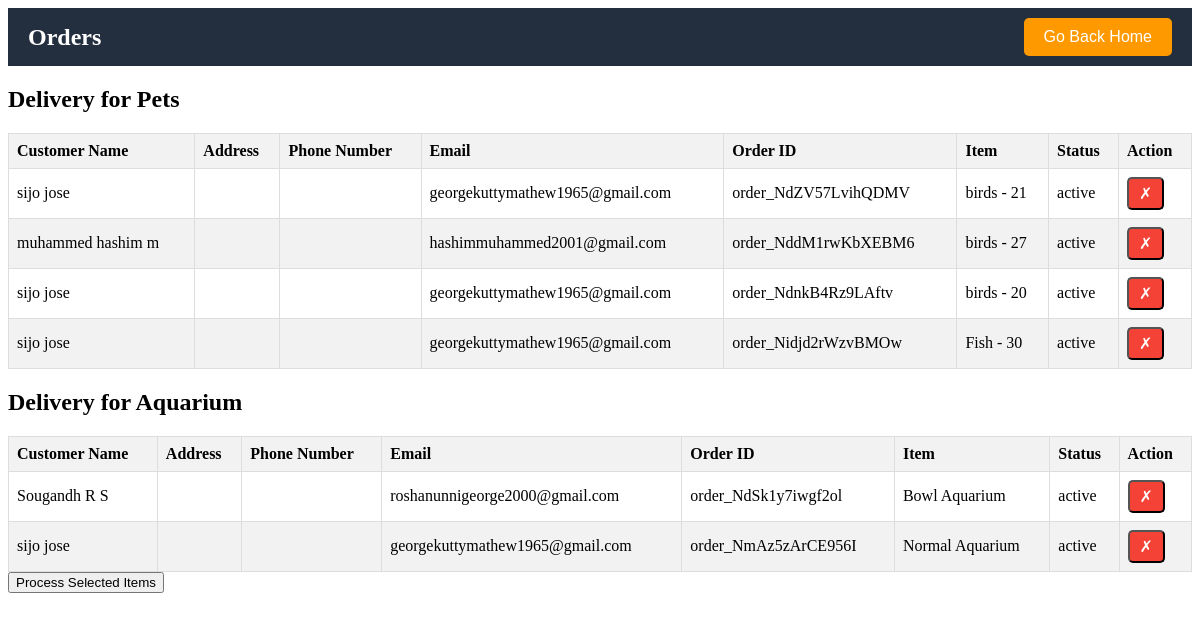
/del_orders/, run on the app's committed database.
### aapmapp/models.py (models this page shows, shortened)
class Userpayment(models.Model):
    user      =     models.ForeignKey(dealer, on_delete=models.CASCADE,null=True,blank=True)
    cart = models.IntegerField(blank=True, null=True)
    amount = models.IntegerField(default=0)
    datetime = models.TextField(default="empty")
    order_id_data = models.TextField(default="empty")
    payment_id_data = models.TextField(default="empty")
    item = models.ForeignKey(Pet,on_delete=models.CASCADE, null=False)
    status = models.TextField(default="active")

class dealer(AbstractUser):
    email = models.EmailField(unique=True)
    fullname = models.TextField(max_length=100, default="")
    role = models.TextField(max_length=100, default="")

class Pet(models.Model):
    dealer = models.ForeignKey(dealer, on_delete=models.CASCADE)  # Add this line to create the foreign key relationship
    CATEGORY_CHOICES = [
        ('dog', 'Dogs'),
        ('cat', 'Cats'),
        ('fish', 'Fish'),
        ('bird', 'Birds'),
    ]
    category = models.CharField(max_length=4, choices=CATEGORY_CHOICES)
    pet_breed = models.CharField(max_length=100, null=True)
    pet_age = models.CharField(max_length=10 ,null=True)
    pet_description = models.TextField(max_length=30, null=True)
    price = models.DecimalField(max_digits=10, decimal_places=2)
    quantity = models.PositiveIntegerField()
    location = models.CharField(max_length=100)
    image = models.ImageField(upload_to='pet_images/')
    def __str__(self):
        return f"{self.get_category_display()} - {self.id}"

class Userpayment_aquarium(models.Model):
    user      =     models.ForeignKey(dealer, on_delete=models.CASCADE,null=True,blank=True)
    cart = models.IntegerField(blank=True, null=True)
    amount = models.IntegerField(default=0)
    datetime = models.TextField(default="empty")
    order_id_data = models.TextField(default="empty")
    payment_id_data = models.TextField(default="empty")
    item = models.ForeignKey(Aquarium,on_delete=models.CASCADE, null=False)
    status = models.TextField(default="active")

class Aquarium(models.Model):
    dealer = models.ForeignKey(dealer, on_delete=models.CASCADE)  # Add this line to create the foreign key relationship
    name = models.CharField(max_length=100)
    price = models.DecimalField(max_digits=10, decimal_places=2)
    quantity = models.PositiveIntegerField()
    location = models.CharField(max_length=100)
    description = models.TextField(max_length=30, null=True)
    image = models.ImageField(upload_to='aquarium_images/')
    def __str__(self):
        return self.name

### aapmapp/views.py (the view)
# urls.py: path('del_orders/', views.del_orders, name='del_orders'),
def del_orders(request):
    user_payments = Userpayment.objects.select_related('user').all()
    user_aquarium_payments = Userpayment_aquarium.objects.select_related('user').all()
    context = {
        'user_payments': user_payments,
        'user_aquarium_payments': user_aquarium_payments
    }
    return render(request, 'del_orders.html', context)

### aapmapp/templates/del_orders.html (shortened to what this page needs)
<!DOCTYPE html>
<html lang="en">
<head>
</head>
<body>
    <header>
        <h1>Orders</h1>
        <button class="home-btn" onclick="goHome()">Go Back Home</button>
    </header>
    <h2>Delivery for Pets</h2>
    <table>
        <form id="selected-items-form" action="{% url 'process_selected_items' %}" method="POST">
        <thead>
            <tr>
                <th>Customer Name</th>
                <th>Address</th>
                <th>Phone Number</th>
                <th>Email</th>
                <th>Order ID</th>
                <th>Item</th>
                <th>Status</th>
                <th>Action</th>
            </tr>
        </thead>
        <tbody>
            {% for payment in user_payments %}
            <tr>
                <td>{{ payment.user.fullname }}</td>
                <td>{{ payment.user.address }}</td>
                <td>{{ payment.user.phone_number }}</td>
                <td>{{ payment.user.email }}</td>
                <td>{{ payment.order_id_data }}</td>
                <td>{{ payment.item }}</td>
                <td>{{ payment.status }}</td>
                <td><button class="action-btn unselected" onclick="toggleSelection(this)">&#10007;</button></td>
            </tr>
            {% endfor %}
        </tbody>
    </form>
    </table>
    <h2>Delivery for Aquarium</h2>
    <table>
        <thead>
            <tr>
                <th>Customer Name</th>
                <th>Address</th>
                <th>Phone Number</th>
                <th>Email</th>
                <th>Order ID</th>
                <th>Item</th>
                <th>Status</th>
                <th>Action</th>
            </tr>
        </thead>
        <tbody>
            {% for payment in user_aquarium_payments %}
            <tr>
                <td>{{ payment.user.fullname }}</td>
                <td>{{ payment.user.address }}</td>
                <td>{{ payment.user.phone_number }}</td>
                <td>{{ payment.user.email }}</td>
                <td>{{ payment.order_id_data }}</td>
                <td>{{ payment.item }}</td>
                <td>{{ payment.status }}</td>
                <td><button class="action-btn unselected" onclick="toggleSelection(this)">&#10007;</button></td>
            </tr>
            {% endfor %}
        </tbody>
    </table>
    <button onclick="submitSelectedItems()">Process Selected Items</button>
</body>
</html>

### aapmapp/templates/del_orders.html (style rules this page uses)
header { background-color: #232f3e; color: #ffffff; padding: 10px 20px; display: flex; justify-content: space-between; align-items: center; }
header h1 { margin: 0; font-size: 24px; }
header .home-btn { background-color: #ff9900; color: #ffffff; border: none; padding: 10px 20px; border-radius: 5px; cursor: pointer; font-size: 16px; }
table { width: 100%; border-collapse: collapse; margin-top: 20px; }
th, td { border: 1px solid #dddddd; text-align: left; padding: 8px; }
th { background-color: #f2f2f2; }
tr:nth-child(even) { background-color: #f2f2f2; }
.action-btn { padding: 5px 10px; border-radius: 5px; cursor: pointer; font-size: 16px; display: flex; justify-content: center; align-items: center; }
.action-btn.unselected { background-color: #f44336; color: white; }

### data on the page
Userpayment: user.fullname "sijo jose", user.email "georgekuttymathew1965@gmail.com", order_id_data "order_NdZV57LvihQDMV", item "birds - 21", status "active"
Userpayment: user.fullname "muhammed hashim m", user.email "hashimmuhammed2001@gmail.com", order_id_data "order_NddM1rwKbXEBM6", item "birds - 27", status "active"
Userpayment: user.fullname "sijo jose", user.email "georgekuttymathew1965@gmail.com", order_id_data "order_NdnkB4Rz9LAftv", item "birds - 20", status "active"
Userpayment: user.fullname "sijo jose", user.email "georgekuttymathew1965@gmail.com", order_id_data "order_Nidjd2rWzvBMOw", item "Fish - 30", status "active"
Userpayment_aquarium: user.fullname "Sougandh R S", user.email "roshanunnigeorge2000@gmail.com", order_id_data "order_NdSk1y7iwgf2ol", item "Bowl Aquarium", status "active"
Userpayment_aquarium: user.fullname "sijo jose", user.email "georgekuttymathew1965@gmail.com", order_id_data "order_NmAz5zArCE956I", item "Normal Aquarium", status "active"
